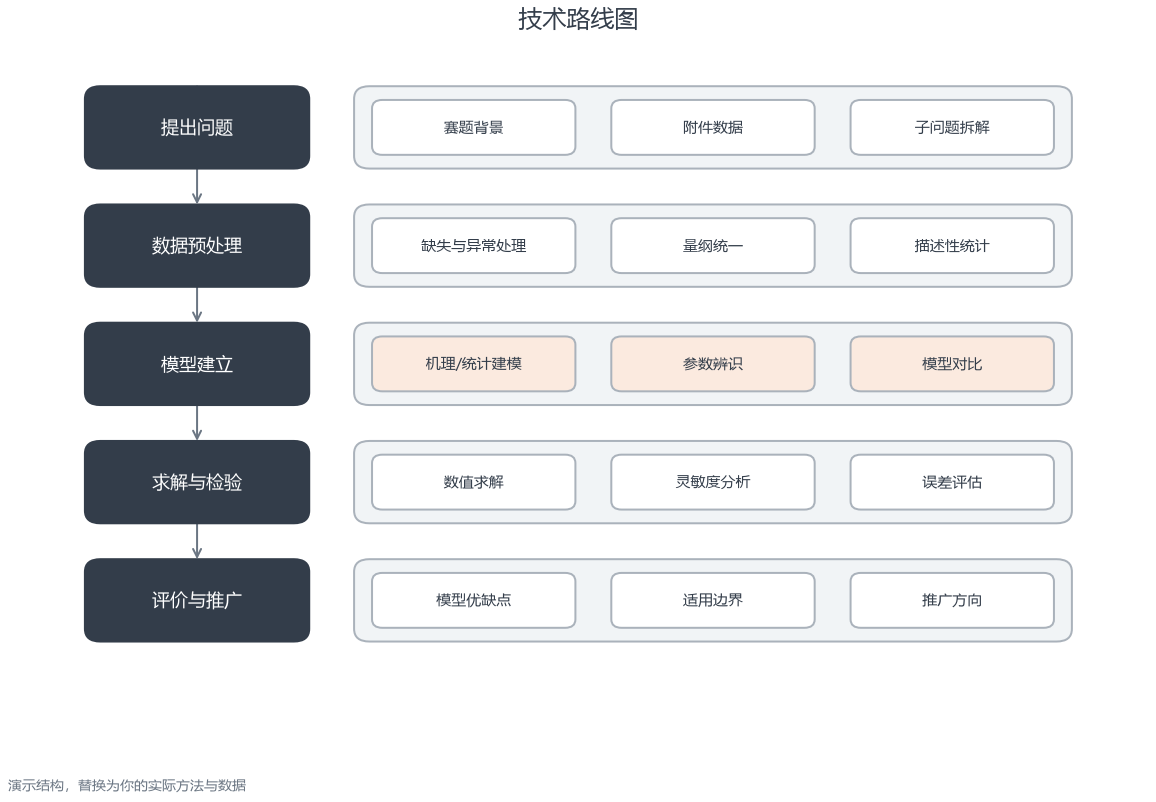

The script that drew this image:
"""Five-band technology roadmap (五带技术路线图).

A vertical roadmap used at the front of a modeling paper: five horizontal bands,
each a stage, with the concrete methods listed per stage and an arrow running down
the side to show the direction of work.

Run directly::

    uv run --with matplotlib python five_band_roadmap.py -o out/roadmap.pdf
"""

from __future__ import annotations

import argparse
import sys
from pathlib import Path

sys.path.insert(0, str(Path(__file__).resolve().parent.parent))

from _style import (  # noqa: E402
    BLOCK_FILL,
    BLOCK_FILL_ACCENT,
    PALETTE,
    apply_style,
    arrow,
    block,
    diagram_axes,
    enable_utf8_stdout,
    resolve_cjk_font,
    save_figure,
    title_and_note,
)

ZH_STAGES = [
    ("提出问题", ["赛题背景", "附件数据", "子问题拆解"]),
    ("数据预处理", ["缺失与异常处理", "量纲统一", "描述性统计"]),
    ("模型建立", ["机理/统计建模", "参数辨识", "模型对比"]),
    ("求解与检验", ["数值求解", "灵敏度分析", "误差评估"]),
    ("评价与推广", ["模型优缺点", "适用边界", "推广方向"]),
]

EN_STAGES = [
    ("Problem framing", ["Background", "Attachments", "Sub-questions"]),
    ("Data preparation", ["Missing values", "Normalisation", "Descriptives"]),
    ("Model building", ["Mechanistic / statistical", "Calibration", "Comparison"]),
    ("Solve and validate", ["Numerical solve", "Sensitivity", "Error metrics"]),
    ("Evaluate and extend", ["Strengths", "Limits", "Extensions"]),
]


def main() -> int:
    parser = argparse.ArgumentParser(description=__doc__)
    parser.add_argument("-o", "--output", default="out/roadmap.pdf")
    parser.add_argument("--lang", choices=["auto", "zh", "en"], default="auto")
    args = parser.parse_args()
    enable_utf8_stdout()

    try:
        import matplotlib.pyplot as plt
    except ImportError as exc:
        print(f"matplotlib is required: {exc}", file=sys.stderr)
        return 2

    use_zh = args.lang == "zh" or (args.lang == "auto" and resolve_cjk_font() is not None)
    stages = ZH_STAGES if use_zh else EN_STAGES
    heading = "技术路线图" if use_zh else "Technology roadmap"
    note = "演示结构，替换为你的实际方法与数据" if use_zh else "Demo structure — replace with your own methods"

    apply_style()
    fig, ax = diagram_axes(figsize=(7.4, 5.2))

    margin = 0.6
    band_height = 0.78
    gap = 0.34
    total = len(stages) * band_height + (len(stages) - 1) * gap
    top = total + 0.2

    label_width = 1.75
    rail_x = margin + label_width / 2
    content_x = margin + label_width + 0.35
    content_width = 5.6
    per_item = content_width / max(len(stages[0][1]), 1)

    for index, (name, items) in enumerate(stages):
        y = top - (index + 1) * band_height - index * gap

        # Stage label rides on the arrow rail, so the arrow reads as the timeline.
        block(
            ax,
            margin,
            y,
            label_width,
            band_height,
            name,
            fill=PALETTE["primary"],
            edge=PALETTE["primary"],
            text_color="#FFFFFF",
            fontsize=8.2,
        )

        # Stage content band.
        block(
            ax,
            content_x,
            y,
            content_width,
            band_height,
            "",
            fill=BLOCK_FILL,
            edge=PALETTE["tertiary"],
        )
        for item_index, item in enumerate(items):
            item_x = content_x + 0.14 + item_index * per_item
            block(
                ax,
                item_x,
                y + 0.13,
                per_item - 0.28,
                band_height - 0.26,
                item,
                fill=BLOCK_FILL_ACCENT if index == 2 else "#FFFFFF",
                edge=PALETTE["tertiary"],
                fontsize=6.8,
                radius=0.08,
            )

        if index < len(stages) - 1:
            arrow(
                ax,
                (rail_x, y),
                (rail_x, y - gap),
                color=PALETTE["secondary"],
            )

    arrow(ax, (rail_x, top), (rail_x, top - band_height + 0.12), color=PALETTE["tertiary"])

    ax.set_xlim(0, margin * 2 + label_width + 0.35 + content_width)
    ax.set_ylim(top - total - 0.45, top + 0.35)
    title_and_note(ax, heading, note)

    fig.tight_layout()

    written = save_figure(fig, args.output)
    plt.close(fig)
    for path in written:
        print(f"wrote {path}")
    return 0


if __name__ == "__main__":
    raise SystemExit(main())
